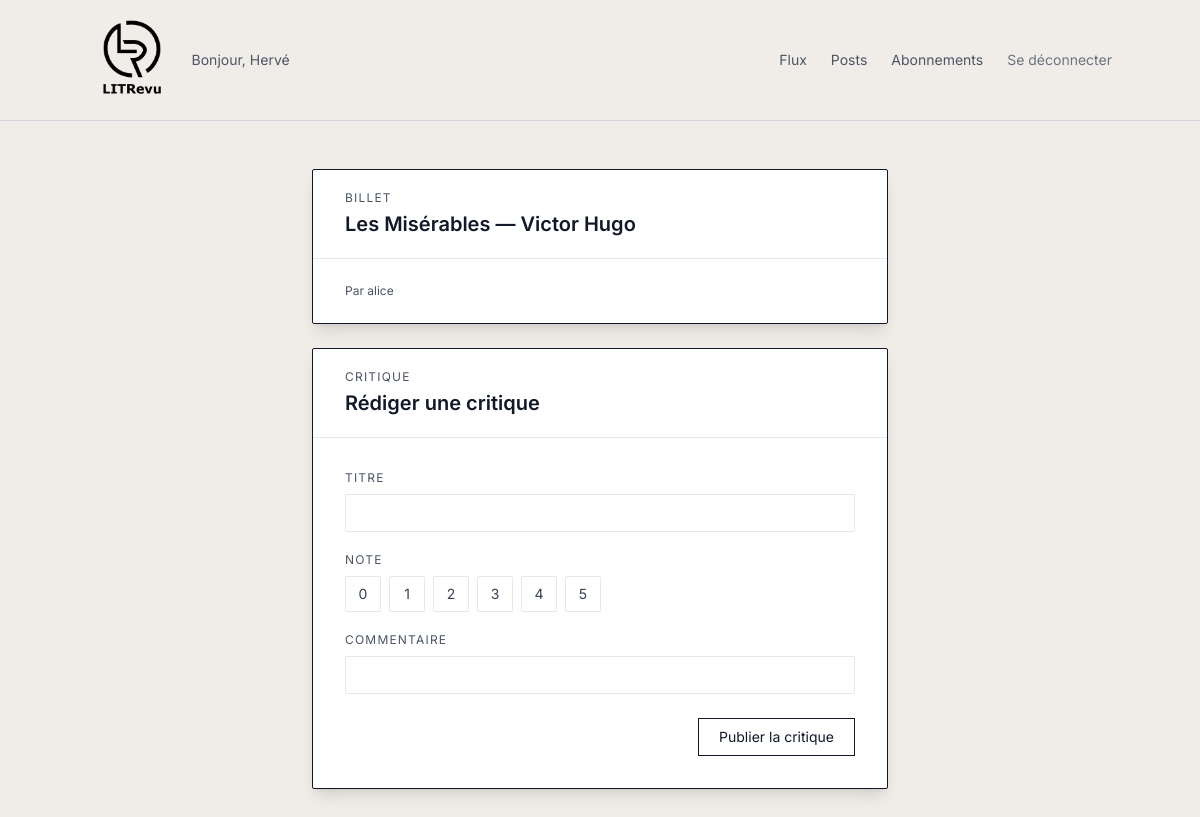
Screenshot of /review/create/28/ (signed in) with the database file from the repository.
### authentication/models.py (models this page shows)
class User(AbstractUser):
    pass

### blog/models.py (models this page shows)
class Ticket(models.Model):
    title = models.CharField(max_length=128)
    description = models.CharField(max_length=2048, blank=True)
    user = models.ForeignKey(to=settings.AUTH_USER_MODEL, on_delete=models.CASCADE)
    image = models.ImageField(null=True, blank=True)
    time_created = models.DateTimeField(auto_now_add=True)

### blog/views.py (the view, shortened to what this page needs)
# urls.py: path('review/create/<int:ticket_id>/', blog.views.CreateReviewView.as_view(), name='create_review'),
class CreateReviewView(LoginRequiredMixin, View):
    template_name = 'blog/review_ticket.html'
    form_class = forms.ReviewForm
    def get(self, request, ticket_id):
        reviewed_ticket_ids = Review.objects.filter(user=request.user).values_list('ticket_id', flat=True)
        if ticket_id in reviewed_ticket_ids:
            return redirect('feed')
        ticket = get_object_or_404(Ticket, id=ticket_id)
        form = self.form_class()
        return render(request, self.template_name, context={'form': form, 'ticket': ticket})

### blog/forms.py
class ReviewForm(forms.ModelForm):
    class Meta:
        model = Review
        fields = ['headline', 'rating', 'body']
        labels = {
            'headline': 'Titre',
            'rating': 'Note',
            'body': 'Commentaire',
        }
        widgets = {
            'rating': forms.RadioSelect(choices=[(i, i) for i in range(6)]),
        }

### templates/blog/review_ticket.html (shortened to what this page needs)
{% extends 'base.html' %}
{% load static %}
{% block content %}
<div class="flex justify-center px-4 py-12">
    <div class="w-full max-w-xl self-start space-y-6">
        <div class="bg-white border border-gray-900 shadow-lg rounded-sm">
            <div class="border-b border-gray-200 px-8 py-5">
                <p class="text-xs tracking-widest text-gray-600 uppercase mb-1">Billet</p>
                <h2 class="text-xl font-semibold text-gray-900">{{ ticket.title }}</h2>
            </div>
            <div class="px-8 py-6 space-y-4">
                <p class="text-xs text-gray-600">Par {{ ticket.user.username }}</p>
            </div>
        </div>
        <div class="bg-white border border-gray-900 shadow-lg rounded-sm">
            <div class="border-b border-gray-200 px-8 py-5">
                <p class="text-xs tracking-widest text-gray-600 uppercase mb-1">Critique</p>
                <h2 class="text-xl font-semibold text-gray-900">Rédiger une critique</h2>
            </div>
            <div class="px-8 py-8">
                <form method="post">
                    {% for field in form %}
                    <div class="mb-5">
                        <label for="{{ field.id_for_label }}" class="block text-xs tracking-widest text-gray-600 uppercase mb-2">
                            {{ field.label }}
                        </label>
                        {% if field.field.widget.input_type == 'textarea' %}
                        <textarea name="{{ field.html_name }}"
                                  id="{{ field.id_for_label }}"
                                  rows="4"
                                  class="w-full bg-transparent border border-gray-200 px-3 py-2 text-sm text-gray-900
                                         focus:outline-none focus:border-gray-900 transition-colors rounded-sm resize-none">{{ field.value|default:'' }}</textarea>
                        {% elif field.field.widget.input_type == 'radio' %}
                        <div class="flex gap-2">
                            {% for radio in field %}
                            <label for="{{ radio.id_for_label }}"
                                   class="cursor-pointer flex items-center justify-center w-9 h-9 border border-gray-200 text-sm text-gray-700 hover:border-gray-900 transition-colors has-[:checked]:bg-gray-900 has-[:checked]:text-white has-[:checked]:border-gray-900 rounded-sm">
                                <span class="sr-only">{{ radio.tag }}</span>{{ radio.choice_label }}
                            </label>
                            {% endfor %}
                        </div>
                        {% else %}
                        <input type="{{ field.field.widget.input_type }}"
                               name="{{ field.html_name }}"
                               id="{{ field.id_for_label }}"
                               class="w-full bg-transparent border border-gray-200 px-3 py-2 text-sm text-gray-900
                                      focus:outline-none focus:border-gray-900 transition-colors rounded-sm">
                        {% endif %}
                    </div>
                    {% endfor %}
                    <div class="flex justify-end mt-6">
                        <button type="submit"
                            class="border border-gray-900 text-gray-900 text-sm px-5 py-2 hover:bg-gray-900 hover:text-white transition-colors">
                            Publier la critique
                        </button>
                    </div>
                </form>
            </div>
        </div>
    </div>
</div>
{% endblock %}

### templates/base.html (shortened to what this page needs)
{% load static %}
<!DOCTYPE html>
<html lang="fr">
<head>
    <script src="https://cdn.tailwindcss.com"></script>
</head>
<body class="bg-cream text-gray-900 min-h-screen flex flex-col" style="background-color: #f0ede8;">
<header class="border-b border-gray-300 px-6 py-3">
    <div class="max-w-5xl mx-auto flex items-center justify-between">
        <div class="flex items-center gap-4">
            <a href="/"><img src="{% static 'logo.png' %}" alt="LITRevu" class="h-24"></a>
            {% if user.is_authenticated %}
            <span class="text-sm text-gray-600">Bonjour, {{ user.username }}</span>
            {% endif %}
        </div>
        {% if user.is_authenticated %}
        <nav class="flex items-center gap-6">
            <a href="{% url 'feed' %}" class="text-sm text-gray-600 hover:text-gray-900 transition-colors">Flux</a>
            <a href="{% url 'posts' %}" class="text-sm text-gray-600 hover:text-gray-900 transition-colors">Posts</a>
            <a href="{% url 'subscriptions' %}" class="text-sm text-gray-600 hover:text-gray-900 transition-colors">Abonnements</a>
            <form method="post" action="{% url 'logout' %}" class="inline-flex items-center">
                <button type="submit" class="text-sm text-gray-500 hover:text-gray-900 transition cursor-pointer bg-transparent border-none p-0 leading-none">
                    Se déconnecter
                </button>
            </form>
        </nav>
        {% endif %}
    </div>
</header>
<div class="max-w-5xl mx-auto w-full flex-1 flex flex-col">
<main id="main-content" class="flex-1 w-full">
    {% block content %}{% endblock %}
</main>
</div>
</body>
</html>

### rows the page displays
User: username "Hervé"
Ticket: title "Les Misérables — Victor Hugo", user.username "alice"

### other values shown
{{ field.label }} "TITRE" "NOTE" "COMMENTAIRE"
{{ radio.choice_label }} "0" "1" "2" "3" "4" "5"
